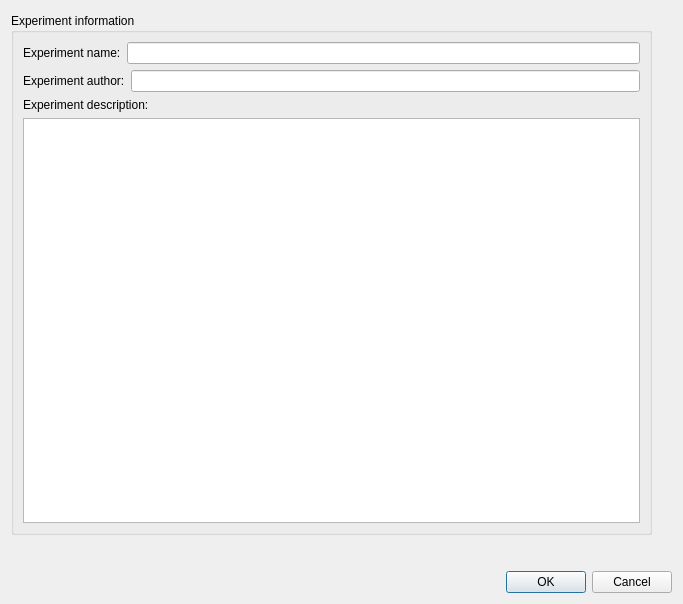
<?xml version="1.0" encoding="UTF-8"?>
<ui version="4.0">
 <class>CreateExperimentDialog</class>
 <widget class="QDialog" name="CreateExperimentDialog">
  <property name="windowModality">
   <enum>Qt::WindowModal</enum>
  </property>
  <property name="geometry">
   <rect>
    <x>0</x>
    <y>0</y>
    <width>683</width>
    <height>604</height>
   </rect>
  </property>
  <property name="windowTitle">
   <string>Meggie - Create new experiment</string>
  </property>
  <layout class="QGridLayout" name="gridLayout_3">
   <item row="0" column="0">
    <widget class="QScrollArea" name="scrollArea">
     <property name="frameShape">
      <enum>QFrame::NoFrame</enum>
     </property>
     <property name="widgetResizable">
      <bool>true</bool>
     </property>
     <widget class="QWidget" name="scrollAreaWidgetContents_2">
      <property name="geometry">
       <rect>
        <x>0</x>
        <y>0</y>
        <width>665</width>
        <height>549</height>
       </rect>
      </property>
      <property name="minimumSize">
       <size>
        <width>645</width>
        <height>540</height>
       </size>
      </property>
      <widget class="QWidget" name="layoutWidget">
       <property name="geometry">
        <rect>
         <x>0</x>
         <y>2</y>
         <width>641</width>
         <height>522</height>
        </rect>
       </property>
       <layout class="QVBoxLayout" name="verticalLayout_2">
        <item>
         <widget class="QGroupBox" name="groupBox_2">
          <property name="title">
           <string>Experiment information</string>
          </property>
          <layout class="QGridLayout" name="gridLayout_2">
           <item row="3" column="0">
            <widget class="QTextEdit" name="textEditDescription"/>
           </item>
           <item row="1" column="0">
            <layout class="QHBoxLayout" name="horizontalLayout">
             <item>
              <widget class="QLabel" name="labelAuthor">
               <property name="text">
                <string>Experiment author:</string>
               </property>
              </widget>
             </item>
             <item>
              <widget class="QLineEdit" name="lineEditAuthor"/>
             </item>
            </layout>
           </item>
           <item row="0" column="0">
            <layout class="QHBoxLayout" name="horizontalLayout_2">
             <item>
              <widget class="QLabel" name="labelExperimentName">
               <property name="text">
                <string>Experiment name:</string>
               </property>
              </widget>
             </item>
             <item>
              <widget class="QLineEdit" name="lineEditExperimentName"/>
             </item>
            </layout>
           </item>
           <item row="2" column="0">
            <widget class="QLabel" name="labelDescription">
             <property name="text">
              <string>Experiment description:</string>
             </property>
            </widget>
           </item>
          </layout>
         </widget>
        </item>
       </layout>
      </widget>
     </widget>
    </widget>
   </item>
   <item row="1" column="0">
    <widget class="QDialogButtonBox" name="cancelOkButtonBox">
     <property name="orientation">
      <enum>Qt::Horizontal</enum>
     </property>
     <property name="standardButtons">
      <set>QDialogButtonBox::Cancel|QDialogButtonBox::Ok</set>
     </property>
    </widget>
   </item>
  </layout>
 </widget>
 <tabstops>
  <tabstop>scrollArea</tabstop>
  <tabstop>lineEditExperimentName</tabstop>
  <tabstop>lineEditAuthor</tabstop>
  <tabstop>textEditDescription</tabstop>
  <tabstop>cancelOkButtonBox</tabstop>
 </tabstops>
 <resources/>
 <connections>
  <connection>
   <sender>cancelOkButtonBox</sender>
   <signal>accepted()</signal>
   <receiver>CreateExperimentDialog</receiver>
   <slot>accept()</slot>
   <hints>
    <hint type="sourcelabel">
     <x>434</x>
     <y>781</y>
    </hint>
    <hint type="destinationlabel">
     <x>157</x>
     <y>274</y>
    </hint>
   </hints>
  </connection>
  <connection>
   <sender>cancelOkButtonBox</sender>
   <signal>rejected()</signal>
   <receiver>CreateExperimentDialog</receiver>
   <slot>reject()</slot>
   <hints>
    <hint type="sourcelabel">
     <x>434</x>
     <y>781</y>
    </hint>
    <hint type="destinationlabel">
     <x>286</x>
     <y>274</y>
    </hint>
   </hints>
  </connection>
 </connections>
 <slots>
  <slot>openFileChooserDialog()</slot>
 </slots>
</ui>
